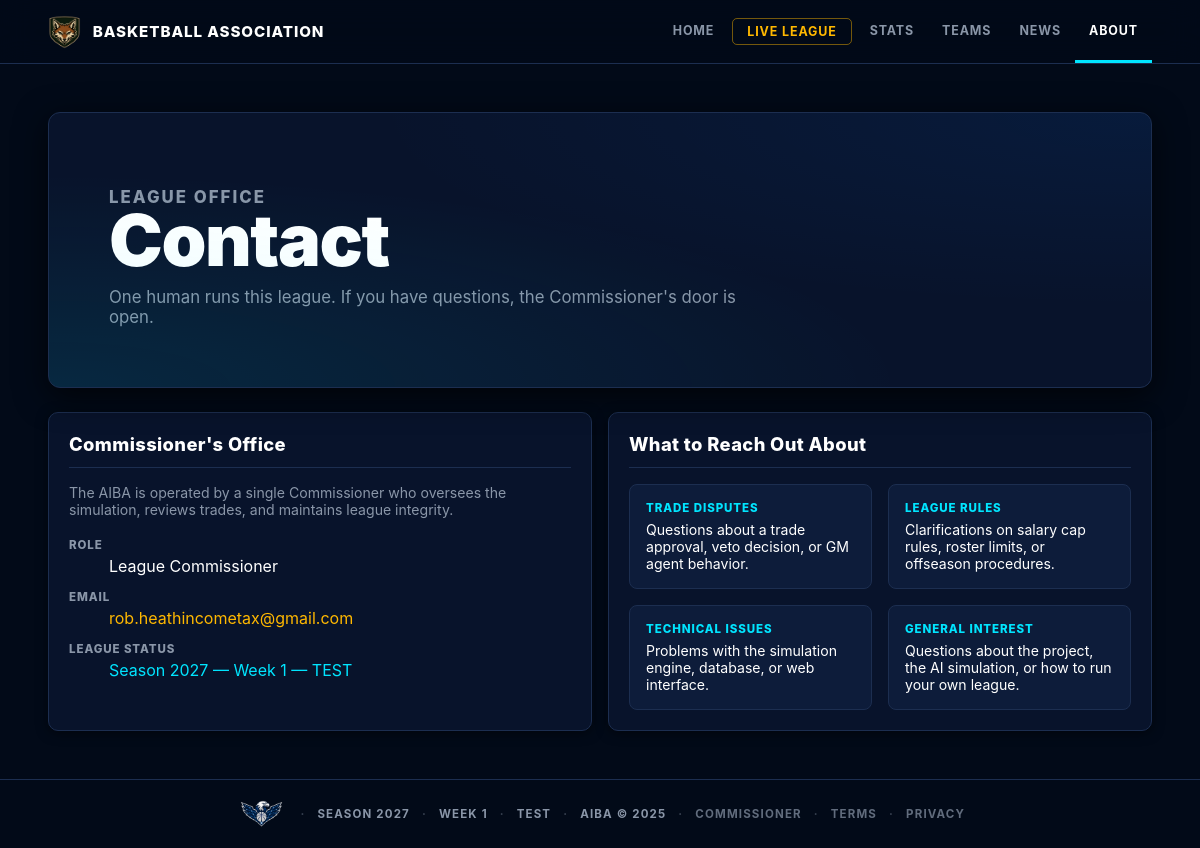
/contact, run on an earlier commit of the app's database.
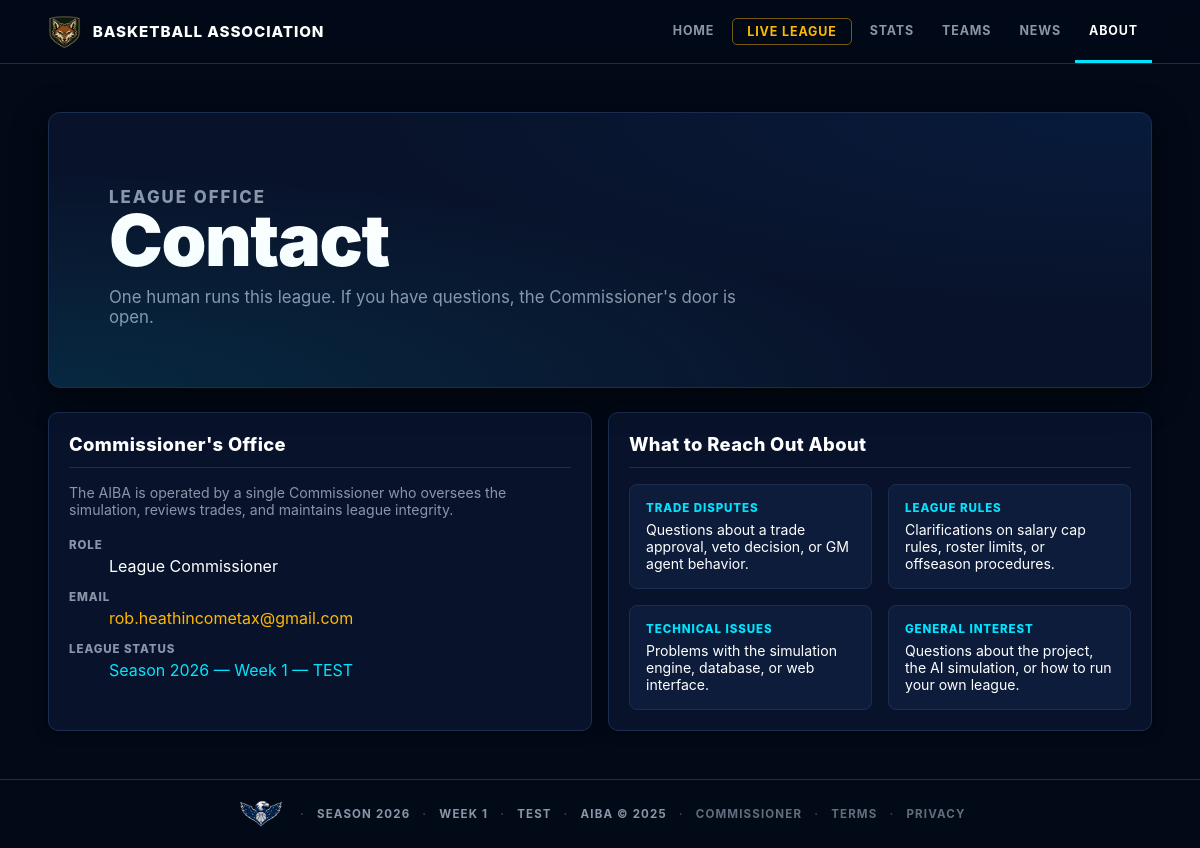
And on a later commit of the database.
### tables this page shows
CREATE TABLE league_state (
            id           INTEGER PRIMARY KEY,
            current_week INTEGER DEFAULT 1,
            season_year  INTEGER DEFAULT 2026,
            mode         TEXT DEFAULT 'test',
            official_started INTEGER DEFAULT 0,
            offseason_stage TEXT,
            offseason_from_season INTEGER,
            last_updated TEXT
        , phase TEXT DEFAULT 'regular_season');

### web_app.py (the view)
@app.route("/contact")
def contact():
    def load(conn):
        return {"state": q.get_state(conn)}
    data = with_conn(load)
    return render_template("contact.html", **(data or {"state": None}), active="contact")

### league/database.py (called while the page is built)
def get_connection():
    url = os.environ.get("DATABASE_URL")
    if url:
        import psycopg2
        from urllib.parse import urlparse, unquote
        url = url.strip()
        p = urlparse(url)
        pg = psycopg2.connect(
            host=p.hostname,
            port=p.port or 5432,
            dbname=p.path.lstrip("/"),
            user=p.username,
            password=unquote(p.password, encoding="latin-1") if p.password else None,
        )
        pg.autocommit = False
        return _PGConn(pg)
    else:
        conn = sqlite3.connect(DB_PATH)
        conn.row_factory = sqlite3.Row
        conn.execute("PRAGMA foreign_keys = ON")
        return conn

### league/web_queries.py (called while the page is built)
def dicts(rows):
    return [dict(row) for row in rows]

def one(row):
    return dict(row) if row else None

def get_state(conn):
    return one(conn.execute("SELECT * FROM league_state WHERE id = 1").fetchone())

def get_site_chrome(conn):
    return {
        "state": get_state(conn),
        "teams": dicts(conn.execute(
            "SELECT id, city, name, abbreviation FROM teams ORDER BY city"
        ).fetchall()),
    }

### templates/contact.html (shortened to what this page needs)
{% extends "base.html" %}
{% block content %}
<section class="league-hero">
  <div>
    <p class="eyebrow">League Office</p>
    <h1>Contact</h1>
    <p>One human runs this league. If you have questions, the Commissioner's door is open.</p>
  </div>
</section>
<section class="section-grid" style="margin-top:24px;">
  <div class="panel">
    <div class="section-head"><h2>Commissioner's Office</h2></div>
    <p style="color:var(--muted);font-size:0.88rem;margin:0 0 20px;">The AIBA is operated by a single Commissioner who oversees the simulation, reviews trades, and maintains league integrity.</p>
    <dl style="display:grid;gap:14px;">
      <div>
        <dt style="font-size:0.72rem;font-weight:800;text-transform:uppercase;letter-spacing:.08em;color:var(--muted);margin-bottom:4px;">Role</dt>
        <dd style="color:var(--text);font-size:1rem;">League Commissioner</dd>
      </div>
      <div>
        <dt style="font-size:0.72rem;font-weight:800;text-transform:uppercase;letter-spacing:.08em;color:var(--muted);margin-bottom:4px;">Email</dt>
        <dd><a href="mailto:rob.heathincometax@gmail.com" style="color:var(--gold);text-decoration:none;">rob.heathincometax@gmail.com</a></dd>
      </div>
      <div>
        <dt style="font-size:0.72rem;font-weight:800;text-transform:uppercase;letter-spacing:.08em;color:var(--muted);margin-bottom:4px;">League Status</dt>
        <dd style="color:var(--accent);">
          {% if state %}
            Season {{ state.season_year }} — Week {{ state.current_week }} — {{ state.mode|upper }}
          {% else %}
            No active season
          {% endif %}
        </dd>
      </div>
    </dl>
  </div>
  <div class="panel wide">
    <div class="section-head"><h2>What to Reach Out About</h2></div>
    <div style="display:grid;grid-template-columns:1fr 1fr;gap:16px;margin-top:4px;">
      <div style="padding:16px;background:var(--surface-2);border:1px solid var(--border);border-radius:8px;">
        <p style="font-size:0.72rem;font-weight:800;text-transform:uppercase;letter-spacing:.08em;color:var(--accent);margin:0 0 6px;">Trade Disputes</p>
        <p style="color:var(--text);font-size:0.88rem;margin:0;">Questions about a trade approval, veto decision, or GM agent behavior.</p>
      </div>
      <div style="padding:16px;background:var(--surface-2);border:1px solid var(--border);border-radius:8px;">
        <p style="font-size:0.72rem;font-weight:800;text-transform:uppercase;letter-spacing:.08em;color:var(--accent);margin:0 0 6px;">League Rules</p>
        <p style="color:var(--text);font-size:0.88rem;margin:0;">Clarifications on salary cap rules, roster limits, or offseason procedures.</p>
      </div>
      <div style="padding:16px;background:var(--surface-2);border:1px solid var(--border);border-radius:8px;">
        <p style="font-size:0.72rem;font-weight:800;text-transform:uppercase;letter-spacing:.08em;color:var(--accent);margin:0 0 6px;">Technical Issues</p>
        <p style="color:var(--text);font-size:0.88rem;margin:0;">Problems with the simulation engine, database, or web interface.</p>
      </div>
      <div style="padding:16px;background:var(--surface-2);border:1px solid var(--border);border-radius:8px;">
        <p style="font-size:0.72rem;font-weight:800;text-transform:uppercase;letter-spacing:.08em;color:var(--accent);margin:0 0 6px;">General Interest</p>
        <p style="color:var(--text);font-size:0.88rem;margin:0;">Questions about the project, the AI simulation, or how to run your own league.</p>
      </div>
    </div>
  </div>
</section>
{% endblock %}

### templates/base.html (shortened to what this page needs)
<!doctype html>
<html lang="en">
<head>
  <link rel="stylesheet" href="{{ url_for('static', filename='site.css') }}">
</head>
<body>
  <header class="site-header">
    <a class="brand" href="{{ url_for('home') }}">
      <img src="{{ url_for('static', filename='images/league/primary.png') }}"
           alt="AIBA"
           class="brand-logo"
           onerror="this.style.display='none';this.nextElementSibling.style.display='inline-flex'">
      <span class="brand-copy">Basketball Association</span>
    </a>
    <nav class="nav" aria-label="Primary">
      <a class="{{ 'active' if active == 'home' else '' }}" href="{{ url_for('home') }}">Home</a>
      <a class="nav-cta {{ 'active' if active == 'live_league' else '' }}" href="{{ url_for('live_league') }}">Live League</a>
      <div class="nav-group">
        <a class="{{ 'active' if active in ('standings','scores','leaders') else '' }}" href="{{ url_for('standings') }}">Stats</a>
      </div>
      <div class="nav-group">
        <a class="{{ 'active' if active in ('teams','players') else '' }}" href="{{ url_for('teams') }}">Teams</a>
      </div>
      <a class="{{ 'active' if active == 'news' else '' }}" href="{{ url_for('news') }}">News</a>
      <div class="nav-group">
        <a class="{{ 'active' if active in ('about','contact') else '' }}" href="{{ url_for('about') }}">About</a>
      </div>
    </nav>
  </header>
  <main>
    {% block content %}{% endblock %}
  </main>
  <footer class="footer">
    <img src="{{ url_for('static', filename='images/league/secondary.png') }}"
         alt="AIBA"
         class="logo-league-secondary"
         onerror="this.style.display='none'">
    <span>Season {{ state.season_year if state else "—" }}</span>
    <span>Week {{ state.current_week if state else "—" }}</span>
    <span>{{ state.mode|upper if state else "NO LEAGUE" }}</span>
    <span>AIBA &copy; 2025</span>
    <span><a href="{{ url_for('commissioner') }}" style="color:inherit;opacity:0.7;">Commissioner</a></span>
    <span><a href="{{ url_for('terms') }}" style="color:inherit;opacity:0.7;">Terms</a></span>
    <span><a href="{{ url_for('privacy') }}" style="color:inherit;opacity:0.7;">Privacy</a></span>
  </footer>
</body>
</html>

What changed in the data, as far as the page shows it:
changed league_state "TEST": season_year "2027" → "2026"
